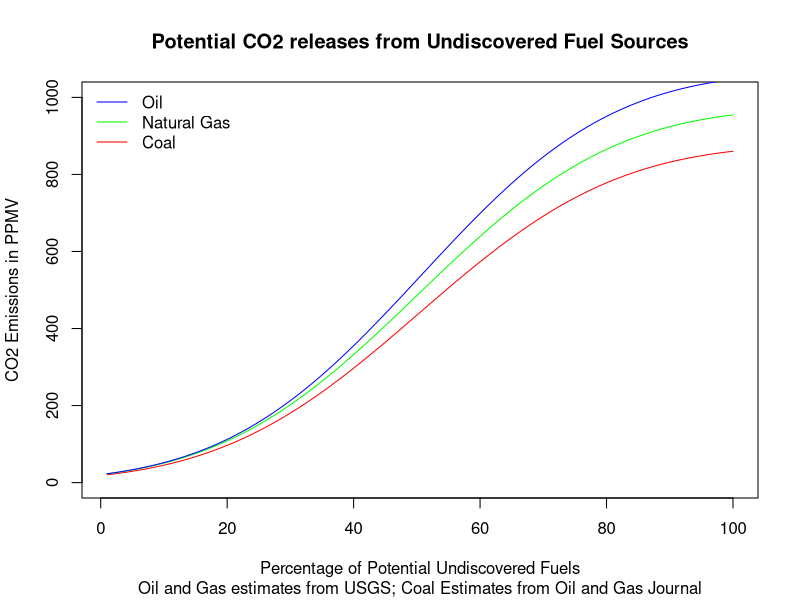
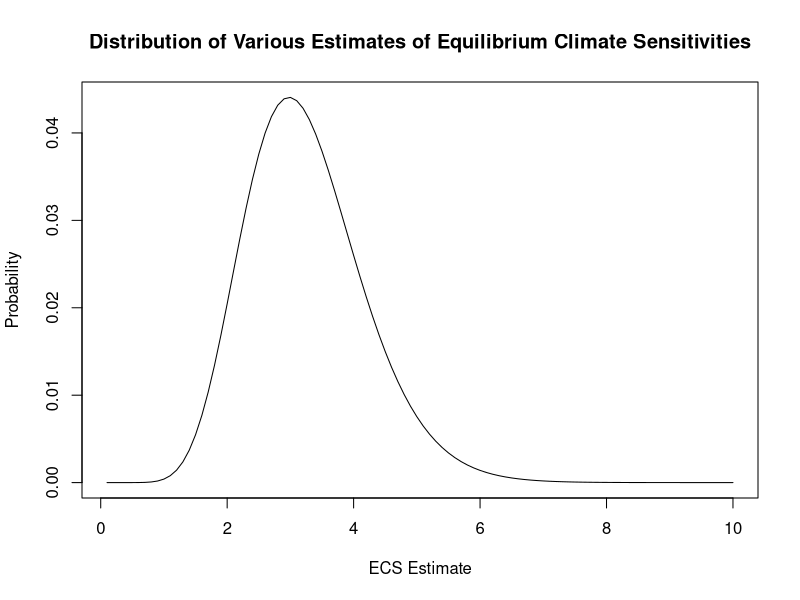

These charts were generated, in order, by the following R code:
## ---- chunk 1
# MBOE -> BBOE -> BTOE -> GTCO2 -> PPMV
oil.co2.f95=253744 / 1000 / 7.3 * 3.07 / 8 
oil.co2.f05=1580342 / 1000 / 7.3 * 3.07 / 8
# BCFG -> TCMG -> BTOE -> GTCO2 -> PPMV 
gas.co2.f05=12224190 * 0.0283168 / 1000 * 0.9 * 2.35 / 8
gas.co2.f95=1950093 * 0.0283168 / 1000 * 0.9 * 2.35 / 8
gas.co2.mu=(gas.co2.f05+gas.co2.f95)/2 
gas.co2.sigma=(gas.co2.f05-gas.co2.f95)/4 
oil.co2.mu=(oil.co2.f05+oil.co2.f95)/2
oil.co2.sigma=(oil.co2.f05+oil.co2.f95)/4
# MT COAL -> BT COAL -> BTOE -> GTCO2 -> PPMV
coal.co2.mu=1800000 / 1000 / 2.25 * 3.96 / 8
coal.co2.sigma=900000 / 1000 / 2.25 * 3.96 / 8
x = 0:(coal.co2.mu+2*coal.co2.sigma) 
coalcum=pnorm(seq(1,800,by=8),coal.co2.mu,coal.co2.sigma)
gascum=pnorm(seq(1,100,by=1),gas.co2.mu,gas.co2.sigma)
oilcum=pnorm(seq(1,100,by=1),oil.co2.mu,oil.co2.sigma)
coalcum=coalcum*880
gascum=gascum*93
oilcum=oilcum*96
dfcum=data.frame(x=seq(1,100),coalcum,gascum,oilcum)
plot(dfcum$coalcum ~ dfcum$x, type='l', ylim=c(0,1000), 
    xlab="Percentage of Potential Undiscovered Fuels",ylab="CO2 Emissions in PPMV",col="red")
lines(dfcum$coalcum+dfcum$oilcum ~ dfcum$x, type='l', ylim=c(0,1000), col="green")
lines(dfcum$coalcum+dfcum$oilcum+dfcum$gascum ~ dfcum$x, type='l', ylim=c(0,1000),col="blue")
title(main="Potential CO2 releases from Undiscovered Fuel Sources",
    sub="Oil and Gas estimates from USGS; Coal Estimates from Oil and Gas Journal")
legend("topleft", legend=c("Oil","Natural Gas", "Coal"), col=c("blue","green","red"), lty=1, bty='n')
## ---- chunk 2
# mean = climate sensitivity ~= 3C
alpha = 12			# width of dist, higher is narrower
beta = alpha/3.25 	# shift, higher is right shift

x = seq(0.1,10,by=0.1) # x axis
y = beta^alpha/gamma(alpha) * x^(alpha-1) * exp(-beta*x)
y = y/sum(y) # normalized
Ts_gamma = list(x=x,y=y)
yscale = max(Ts_gamma$y)*1.6
plot(Ts_gamma, type='l', ylab="Probability", xlab="ECS Estimate")
title(main="Distribution of Various Estimates of Equilibrium Climate Sensitivities")
